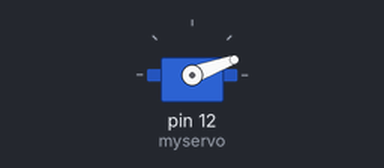
The sketch below on a simulated Arduino Uno, built with avr-gcc and run on an emulated ATmega328P. Parts: servo. What the sketch prints to the serial monitor is not drawn.

Above: at 0.05 s.
At 0.4 s:
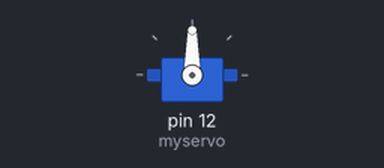
At 0.75 s:
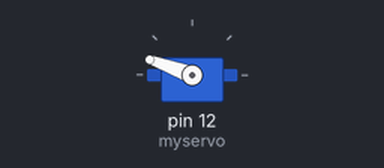
At 1.45 s:
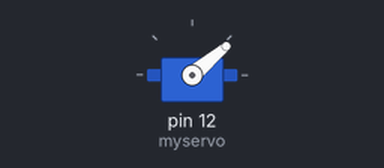
Timing chart, 0 to 3.7 s (numbered marks = the images above):
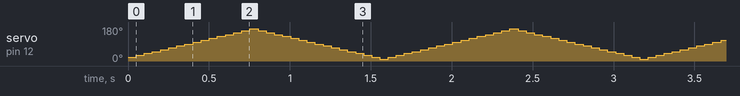

The sketch:

servo_test_1_init.ino
```cpp
/*
  Servo Test 1.

  Connect servo to ground, 3.3v and pin 12.
  Test script to move the servo rotation from 0 to 180 degrees continously back and forth.

  Author: Nicholas Taras
*/

#include <Servo.h>

Servo myservo; // create servo object to control a servo

int servoPosition = 10; // variable to read the value from the analog pin
int dir = 1; // 1 forwards // 0 backwards
int vel = 10; // velocity
int del = 50; // delay
int servoRange = 180; // range

void setup() {

  Serial.begin(9600);

  myservo.attach(12); // attaches the servo on pin 9 to the servo object

}

void loop() {

 // 0 - 180 range

 // update servo direction

 if(servoPosition >= (servoRange - vel)){

  dir = 0;

 } else if(servoPosition <= (0 + vel)) {

  dir = 1;

 }

 // update move position

 if(dir == 1){

    servoPosition += vel;

 }

 if(dir == 0){

    servoPosition -= vel;

 }

 myservo.write(servoPosition); // update servo.

 delay(del); // delay between actions.

 Serial.print(servoPosition); // print updated servo position.

}
```
